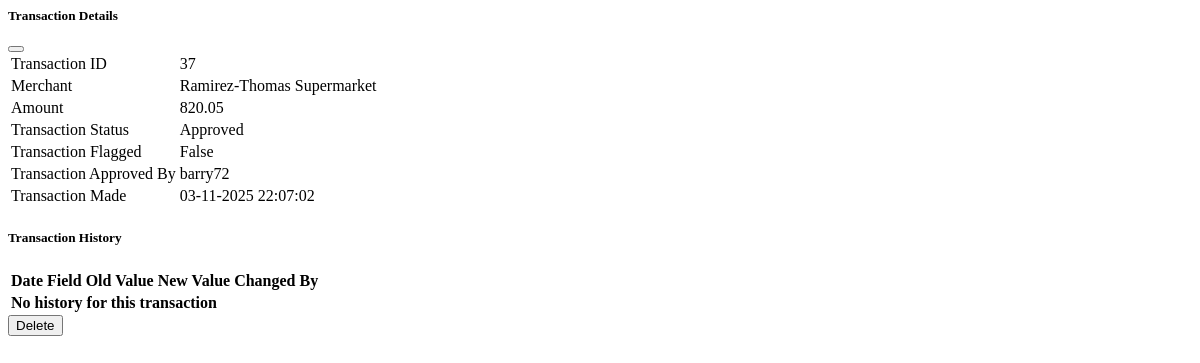
/transaction/37/ (signed in), run on an earlier commit of the app's database.
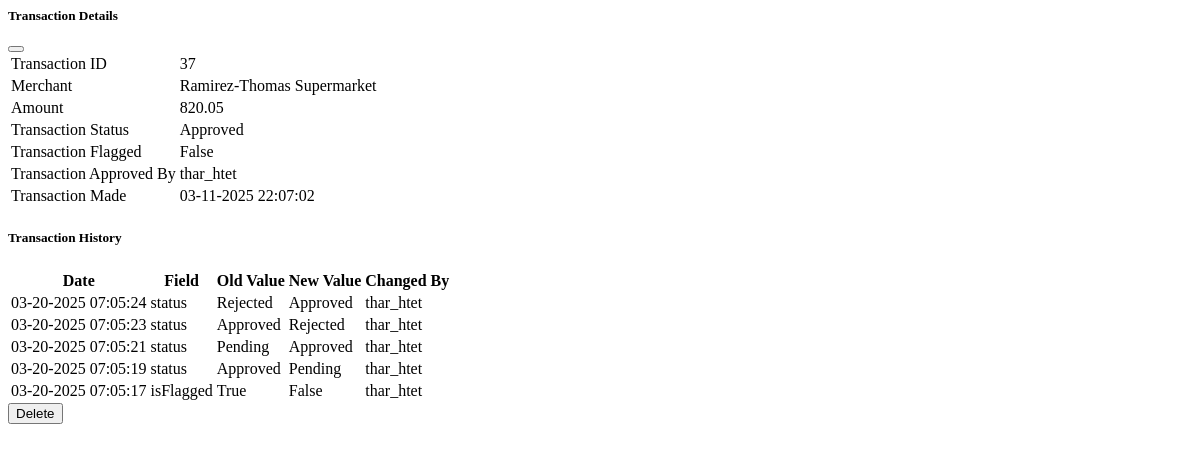
And on a later commit of the database.
### auditApp/models.py (models this page shows, shortened)
class Transaction(models.Model):
    STATUS_CHOICES = [
        ('Approved', 'Approved'),
        ('Pending', 'Pending'),
        ('Rejected', 'Rejected'),
    ]
    amount = models.DecimalField(max_digits=10, decimal_places=2, validators=[MinValueValidator(0)],null=False, blank=False)
    status = models.CharField(max_length=255, choices=STATUS_CHOICES, null=False, blank=False,default='Pending')
    timestamp = models.DateTimeField(auto_now_add=True)
    merchant = models.CharField(max_length=255, null=False, blank=False)
    isFlagged = models.BooleanField(default=False,null=True, blank=True)
    approved_by = models.ForeignKey(User, on_delete=models.SET_NULL, null=True, blank=True)
    def get_history(self):
        return self.history.all().select_related('changed_by').order_by('-changed_at')

class TransactionHistory(models.Model):
    transaction = models.ForeignKey('Transaction', on_delete=models.CASCADE, related_name='history')
    changed_by = models.ForeignKey(User, on_delete=models.SET_NULL, null=True)
    changed_at = models.DateTimeField(auto_now_add=True)
    field_name = models.CharField(max_length=100)
    old_value = models.CharField(max_length=255, null=True)
    new_value = models.CharField(max_length=255, null=True)
    class Meta:
        ordering = ['-changed_at']

### auditApp/views.py (the view)
# urls.py: path('transaction/<int:pk>/', views.transaction_detail, name='transaction_detail'),
@login_required
def transaction_detail(request, pk):
    try:
        transaction = Transaction.objects.get(pk=pk)
        return render(request, 'partials/transaction_detail.html', {
            'transaction': transaction
        })
    except ObjectDoesNotExist:
        messages.error(request, 'Transaction not found.')
        return redirect('home')
    except DatabaseError as e:
        messages.error(request, 'A database error occurred.')
        print(f"Database error: {e}")
        return redirect('home')

### auditApp/templates/partials/transaction_detail.html (shortened to what this page needs)
{% if transaction %}
<div class="modal-content ">
    <div class="modal-body">
         <div class="d-flex justify-content-between align-items-center">
            <h5 class="mb-3 ">Transaction Details</h5>
            <div class="mb-3">
                <button type="button" class="btn-close btn-danger" data-bs-dismiss="modal" aria-label="Close"></button>
            </div>
         </div>
        <table class="table table-bordered">
            <tbody>
                <tr>
                    <td>Transaction ID</td>
                    <td>{{ transaction.id }}</td>
                </tr>
                <tr>
                    <td>Merchant</td>
                    <td>{{ transaction.merchant }}</td>
                </tr>
                <tr>
                    <td>Amount</td>
                    <td>{{ transaction.amount }}</td>
                </tr>
                <tr>
                    <td>Transaction Status</td>
                    <td>{{ transaction.status }}</td>
                </tr>
                <tr>
                    <td>Transaction Flagged</td>
                    <td>{{ transaction.isFlagged }}</td>
                </tr>
                <tr>
                    <td>Transaction Approved By</td>
                    <td>{{ transaction.approved_by.username|default:"Not Approved" }}</td>
                </tr>
                <tr>
                    <td>Transaction Made</td>
                    <td>{{ transaction.timestamp|date:"m-d-Y H:i:s"}}</td>
                </tr>
            </tbody>
        </table>
        <h5 class="mb-3 mt-3 ">Transaction History</h5>
        <table class="table table-bordered">
            <thead>
                <tr>
                    <th>Date</th>
                    <th>Field</th>
                    <th>Old Value</th>
                    <th>New Value</th>
                    <th>Changed By</th>
                </tr>
            </thead>
            <tbody>
                {% for history in transaction.get_history|slice:":5" %}
                <tr>
                    <td>{{ history.changed_at|date:"m-d-Y H:i:s" }}</td>
                    <td>{{ history.field_name }}</td>
                    <td>{{ history.old_value }}</td>
                    <td>{{ history.new_value }}</td>
                    <td>{{ history.changed_by.username }}</td>
                </tr>
                {% endfor %}
                {% if transaction.get_history|length == 0 %}
                    <td colspan="5" class="text-center">
                        <strong>No history for this transaction</strong>
                    </td>
                {% endif %}
            </tbody>
        </table>
    </div>
    <div class="modal-footer">
        <button hx-post="{% url 'delete_transaction' transaction.id %}"
                        hx-confirm="Are you sure you want to delete this transaction?"
                        hx-headers='{"X-CSRFToken": "{{ csrf_token }}"}'
                        hx-target="#transaction-container"
                        hx-swap="innerHTML"
                        data-bs-dismiss="modal"
                        class="btn btn-danger mb-3">Delete</button>
    </div>
</div>
{% endif %}

What changed in the data, as far as the page shows it:
changed Transaction "Ramirez-Thomas Supermarket": approved_by.username "barry72" → "thar_htet"
added TransactionHistory: changed_at "03-20-2025 07:05:24", field_name "status", old_value "Rejected", new_value "Approved", changed_by.username "thar_htet"
added TransactionHistory: changed_at "03-20-2025 07:05:23", field_name "status", old_value "Approved", new_value "Rejected", changed_by.username "thar_htet"
added TransactionHistory: changed_at "03-20-2025 07:05:21", field_name "status", old_value "Pending", new_value "Approved", changed_by.username "thar_htet"
added TransactionHistory: changed_at "03-20-2025 07:05:19", field_name "status", old_value "Approved", new_value "Pending", changed_by.username "thar_htet"
added TransactionHistory: changed_at "03-20-2025 07:05:17", field_name "isFlagged", old_value "True", new_value "False", changed_by.username "thar_htet"
Also different on the page:
text no longer shown: "No history for this transaction"
